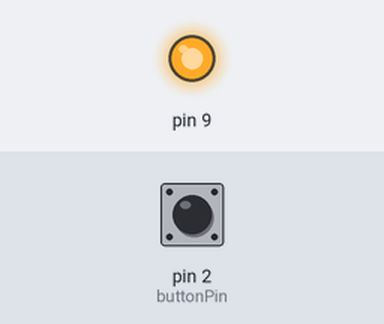
The sketch below on a simulated Arduino Uno, built with avr-gcc and run on an emulated ATmega328P. Parts: output pins drawn as LEDs (lit = HIGH). The test bench sets the inputs (shaded band); at power-on: pin 2 (buttonPin) LOW.

Above: at 1.2 s.
1.3 s: pin 2 (buttonPin) pulled HIGH for 1 s
At 1.95 s:
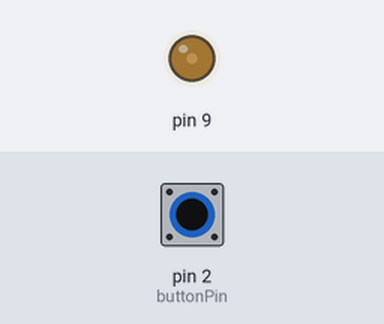
Timing chart, 0 to 4.3 s (numbered marks = the images above; inputs shaded):
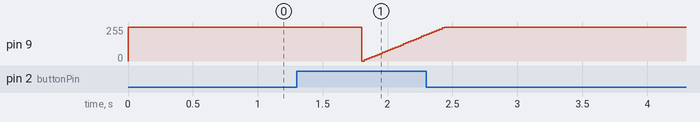

The sketch:

debounce_led_blink.ino
```cpp
/*
 Fade

 This example shows how to fade an LED on pin 9
 using the analogWrite() function.

 This example based on the Arduino Example Fade sketch
 but modified to use timing instead of the delay() function

 */
int brightness = 0;    // how bright the LED is
int fadeAmount = 8;    // how many points to fade the LED by
unsigned long currentTime;
unsigned long loopTime;
int ledState = LOW;

const int buttonPin = 2;    // the number of the pushbutton pin

int buttonState;             // the current reading from the input pin
int lastButtonState = LOW;   // the previous reading from the input pin

long lastDebounceTime = 0;  // the last time the output pin was toggled
long debounceDelay =500;    // the debounce time; increase if the output flickers


void setup()  {
  // declare pin 9 to be an output:
  pinMode(9, OUTPUT);
  currentTime = millis();
  loopTime = currentTime;

  pinMode(buttonPin, INPUT);
}

void loop()  {

  // read the state of the switch into a local variable:
   int reading = digitalRead(buttonPin);
   if (reading != lastButtonState) {
     lastDebounceTime = millis();
   }

   if ((millis() - lastDebounceTime) > debounceDelay) {
     if (reading != buttonState) {
       buttonState = reading;
       if (buttonState == HIGH) {
         ledState = !ledState;
       }
     }
   }

   // set the LED:
   if (ledState) {
     currentTime = millis();
     if(currentTime >= (loopTime + 20)){
       analogWrite(9, brightness);
       brightness = brightness + fadeAmount;
       if (brightness == 0 || brightness == 255) {
         fadeAmount = -fadeAmount ;
       }
       loopTime = currentTime;
     }
   }
   else{
     digitalWrite(9,HIGH);

   }

   lastButtonState = reading;
}
```
